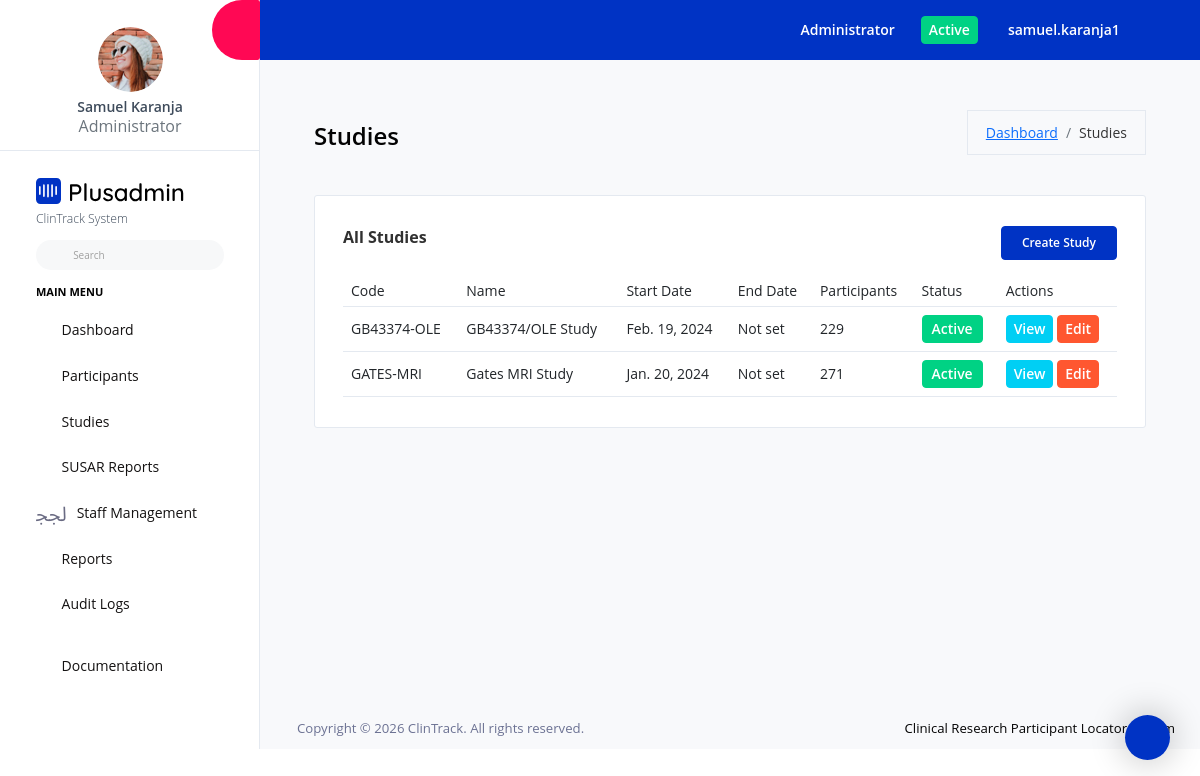
Page /studies/ (signed in) on the committed database.
### clintrack/models.py (models this page shows, shortened)
class User(AbstractUser):
    ROLE_CHOICES = [
        ('admin', 'Administrator'),
        ('coordinator', 'Study Coordinator'),
        ('staff', 'Research Staff'),
        ('viewer', 'Viewer Only'),
    ]
    role = models.CharField(max_length=20, choices=ROLE_CHOICES, default='staff')
    phone_number = PhoneNumberField(blank=True, null=True)
    created_at = models.DateTimeField(auto_now_add=True)
    updated_at = models.DateTimeField(auto_now=True)
    class Meta:
        db_table = 'users'

class Study(models.Model):
    name = models.CharField(max_length=200, unique=True)
    code = models.CharField(max_length=50, unique=True)
    description = models.TextField(blank=True)
    start_date = models.DateField(null=True, blank=True)
    end_date = models.DateField(null=True, blank=True)
    is_active = models.BooleanField(default=True)
    created_at = models.DateTimeField(auto_now_add=True)
    updated_at = models.DateTimeField(auto_now=True)
    class Meta:
        db_table = 'studies'
        ordering = ['name']

### clintrack/views.py (the view)
# urls.py: path('studies/', views.study_list, name='study_list'),
@login_required
def study_list(request):
    studies = Study.objects.annotate(
        participant_count=Count('participants')
    ).order_by('-is_active', 'name')
    context = {'studies': studies}
    return render(request, 'studies/study_list.html', context)

### templates/studies/study_list.html (shortened to what this page needs)
{% extends 'base.html' %}
{% load static %}
{% block content %}
<div class="content-wrapper">
  <div class="page-header">
    <h3 class="page-title">Studies</h3>
    <nav aria-label="breadcrumb">
      <ol class="breadcrumb">
        <li class="breadcrumb-item"><a href="{% url 'dashboard' %}">Dashboard</a></li>
        <li class="breadcrumb-item active">Studies</li>
      </ol>
    </nav>
  </div>
  <div class="row">
    <div class="col-lg-12">
      <div class="card">
        <div class="card-body">
          <div class="d-flex justify-content-between align-items-center mb-3">
            <h4 class="card-title">All Studies</h4>
            {% if user.role == 'admin' %}
            <a href="{% url 'study_create' %}" class="btn btn-primary">Create Study</a>
            {% endif %}
          </div>
          <div class="table-responsive">
            <table class="table table-hover">
              <thead>
                <tr>
                  <th>Code</th>
                  <th>Name</th>
                  <th>Start Date</th>
                  <th>End Date</th>
                  <th>Participants</th>
                  <th>Status</th>
                  <th>Actions</th>
                </tr>
              </thead>
              <tbody>
                {% for study in studies %}
                <tr>
                  <td>{{ study.code }}</td>
                  <td>{{ study.name }}</td>
                  <td>{{ study.start_date|default:"Not set" }}</td>
                  <td>{{ study.end_date|default:"Not set" }}</td>
                  <td>{{ study.participant_count }}</td>
                  <td>
                    {% if study.is_active %}
                    <span class="badge badge-success">Active</span>
                    {% else %}
                    <span class="badge badge-secondary">Inactive</span>
                    {% endif %}
                  </td>
                  <td>
                    <a href="{% url 'study_detail' study.pk %}" class="btn btn-sm btn-info">View</a>
                    {% if user.role == 'admin' %}
                    <a href="{% url 'study_update' study.pk %}" class="btn btn-sm btn-warning">Edit</a>
                    {% endif %}
                  </td>
                </tr>
                {% empty %}
                <tr>
                  <td colspan="7" class="text-center">No studies found.</td>
                </tr>
                {% endfor %}
              </tbody>
            </table>
          </div>
        </div>
      </div>
    </div>
  </div>
</div>
{% endblock %}

### templates/includes/sidebar.html (shortened to what this page needs)
{% load static %}
<nav class="sidebar sidebar-offcanvas" id="sidebar">
  <ul class="nav">
    <li class="nav-item nav-profile border-bottom">
      <a href="#" class="nav-link flex-column">
        <div class="nav-profile-image">
          <img src="{% static 'assets/images/faces/face1.jpg' %}" alt="profile" />
        </div>
        <div class="nav-profile-text d-flex ms-0 mb-3 flex-column">
          <span class="font-weight-semibold mb-1 mt-2 text-center">{{ user.get_full_name|default:user.username }}</span>
          <span class="text-secondary icon-sm text-center">{{ user.get_role_display }}</span>
        </div>
      </a>
    </li>
    <li class="nav-item pt-3">
      <a class="nav-link d-block" href="{% url 'dashboard' %}">
        <img class="sidebar-brand-logo" src="{% static 'assets/images/logo.svg' %}" alt="" />
        <div class="small font-weight-light pt-1">ClinTrack System</div>
      </a>
      <form class="d-flex align-items-center" action="#">
        <div class="input-group">
          <div class="input-group-prepend">
            <i class="input-group-text border-0 mdi mdi-magnify"></i>
          </div>
          <input type="text" class="form-control border-0" placeholder="Search" />
        </div>
      </form>
    </li>
    <li class="pt-2 pb-1">
      <span class="nav-item-head">Main Menu</span>
    </li>
    <li class="nav-item">
      <a class="nav-link" href="{% url 'dashboard' %}">
        <i class="mdi mdi-compass-outline menu-icon"></i>
        <span class="menu-title">Dashboard</span>
      </a>
    </li>
    {% if user.role == 'admin' or user.role == 'coordinator' %}
    <li class="nav-item">
      <a class="nav-link" data-bs-toggle="collapse" href="#participants-menu" aria-expanded="false" aria-controls="participants-menu">
        <i class="mdi mdi-account-multiple menu-icon"></i>
        <span class="menu-title">Participants</span>
        <i class="menu-arrow"></i>
      </a>
    </li>
    {% endif %}
    {% if user.role == 'admin' or user.role == 'coordinator' %}
    <li class="nav-item">
      <a class="nav-link" data-bs-toggle="collapse" href="#studies-menu" aria-expanded="false" aria-controls="studies-menu">
        <i class="mdi mdi-flask menu-icon"></i>
        <span class="menu-title">Studies</span>
        <i class="menu-arrow"></i>
      </a>
    </li>
    {% endif %}
    <li class="nav-item">
      <a class="nav-link" data-bs-toggle="collapse" href="#susar-menu" aria-expanded="false" aria-controls="susar-menu">
        <i class="mdi mdi-alert-circle-outline menu-icon"></i>
        <span class="menu-title">SUSAR Reports</span>
        <i class="menu-arrow"></i>
      </a>
    </li>
    {% if user.role == 'admin' %}
    <li class="nav-item">
      <a class="nav-link" data-bs-toggle="collapse" href="#staff-menu" aria-expanded="false" aria-controls="staff-menu">
        <i class="mdi mdi-account-badge menu-icon"></i>
        <span class="menu-title">Staff Management</span>
        <i class="menu-arrow"></i>
      </a>
    </li>
    {% endif %}
    {% if user.role == 'admin' or user.role == 'coordinator' %}
    <li class="nav-item">
      <a class="nav-link" href="{% url 'reports_index' %}">
        <i class="mdi mdi-chart-bar menu-icon"></i>
        <span class="menu-title">Reports</span>
      </a>
    </li>
    {% endif %}
    {% if user.role == 'admin' %}
    <li class="nav-item">
      <a class="nav-link" href="{% url 'audit_logs' %}">
        <i class="mdi mdi-history menu-icon"></i>
        <span class="menu-title">Audit Logs</span>
      </a>
    </li>
    {% endif %}
    <li class="nav-item pt-3">
      <a class="nav-link" href="#">
        <i class="mdi mdi-file-document-box menu-icon"></i>
        <span class="menu-title">Documentation</span>
      </a>
    </li>
  </ul>
</nav>

### templates/includes/navbar.html (shortened to what this page needs)
{% load static %}
<nav class="navbar default-layout-navbar col-lg-12 col-12 p-0 fixed-top d-flex flex-row">
  <div class="navbar-menu-wrapper d-flex align-items-stretch">
    <button class="navbar-toggler navbar-toggler align-self-center" type="button" data-toggle="minimize">
      <span class="mdi mdi-chevron-double-left"></span>
    </button>
    <ul class="navbar-nav">
      <li class="nav-item dropdown">
        <a class="nav-link" id="messageDropdown" href="#" data-bs-toggle="dropdown" aria-expanded="false">
          <i class="mdi mdi-email-outline"></i>
        </a>
      </li>
      <li class="nav-item dropdown ms-3">
        <a class="nav-link" id="notificationDropdown" href="#" data-bs-toggle="dropdown">
          <i class="mdi mdi-bell-outline"></i>
        </a>
      </li>
    </ul>
    <ul class="navbar-nav navbar-nav-right">
      <li class="nav-item nav-logout d-none d-md-block me-3">
        <a class="nav-link" href="#">{{ user.get_role_display }}</a>
      </li>
      <li class="nav-item nav-logout d-none d-md-block">
        <span class="btn btn-sm btn-success">Active</span>
      </li>
      <li class="nav-item nav-profile dropdown d-none d-md-block">
        <a class="nav-link dropdown-toggle" id="profileDropdown" href="#" data-bs-toggle="dropdown" aria-expanded="false">
          <div class="nav-profile-text">{{ user.username }}</div>
        </a>
      </li>
      <li class="nav-item nav-logout d-none d-lg-block">
        <a class="nav-link" href="{% url 'dashboard' %}">
          <i class="mdi mdi-home-circle"></i>
        </a>
      </li>
    </ul>
  </div>
</nav>

### rows in the picture
User: get_full_name "Samuel Karanja", role "Administrator", username "samuel.karanja1"
Study: code "GB43374-OLE", name "GB43374/OLE Study", start_date "Feb. 19, 2024", end_date "Not set", participant_count "229", is_active "Active"
Study: code "GATES-MRI", name "Gates MRI Study", start_date "Jan. 20, 2024", end_date "Not set", participant_count "271", is_active "Active"
